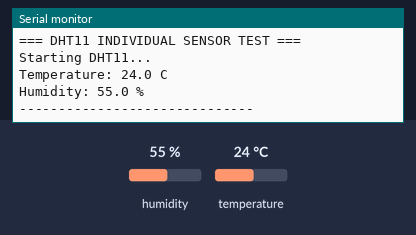
The sketch below on a simulated Arduino Uno, built with avr-gcc and run on an emulated ATmega328P. On the bench: the last lines printed to the serial monitor. Inputs (shaded band) come from the test bench; at power-on: humidity 55 %, temperature 24 °C.

Above: at 3.2 s.
3.3 s: humidity set to 22 %
At 5.2 s:
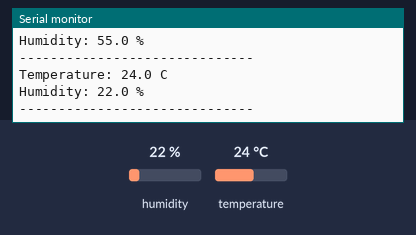
6.0 s: temperature set to 12 °C
At 6.4 s:
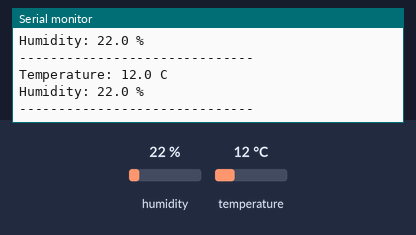
8.7 s: humidity set to 40 %
At 11.3 s:
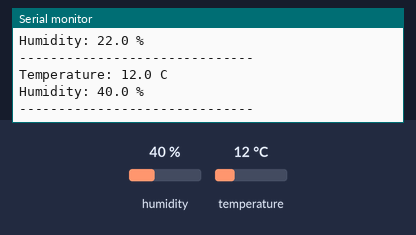
Timing chart, 0 to 12.8 s (numbered marks = the images above; inputs shaded):
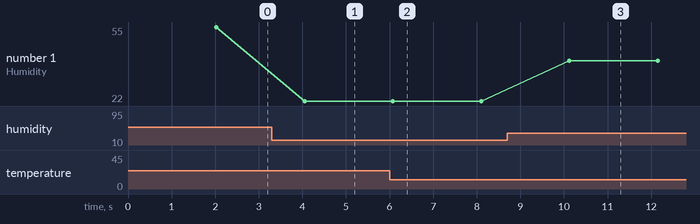

Measured:
- after the input at 3.3 s, the serial monitor: prints a new line after 0.75 s (image 1)
- after the input at 6.0 s, the serial monitor: prints a new line after 0.07 s (image 2)
- after the input at 8.7 s, the serial monitor: prints a new line after 1.4 s (image 3)
- plotted number 1: 55 → 22 after the input at 3.3 s, 22 → 40 after the input at 8.7 s

The sketch:

DHT11_Test.ino
```cpp
#include <DHT.h>

#define DHTPIN 4
#define DHTTYPE DHT11

DHT dht(DHTPIN, DHTTYPE);

void setup() {
  Serial.begin(115200);
  dht.begin();

  Serial.println();
  Serial.println("=== DHT11 INDIVIDUAL SENSOR TEST ===");
  Serial.println("Starting DHT11...");
  delay(2000);
}

void loop() {
  float temperature = dht.readTemperature();
  float humidity = dht.readHumidity();

  if (isnan(temperature) || isnan(humidity)) {
    Serial.println("DHT11 ERROR: Failed to read sensor");
  } else {
    Serial.print("Temperature: ");
    Serial.print(temperature, 1);
    Serial.println(" C");

    Serial.print("Humidity: ");
    Serial.print(humidity, 1);
    Serial.println(" %");

    Serial.println("------------------------------");
  }

  delay(2000);
}
```
